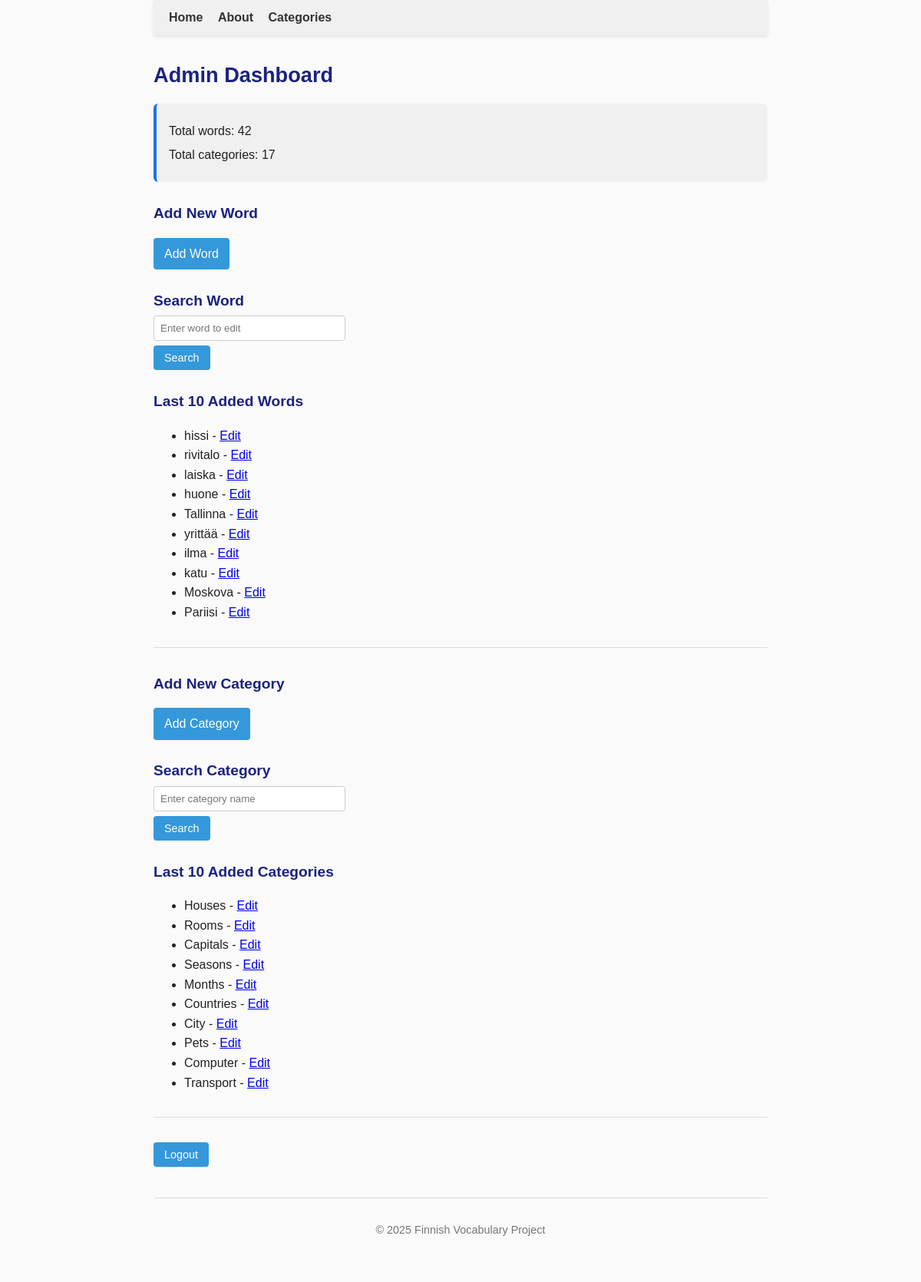
Before: /admin (signed in) with the older database file.
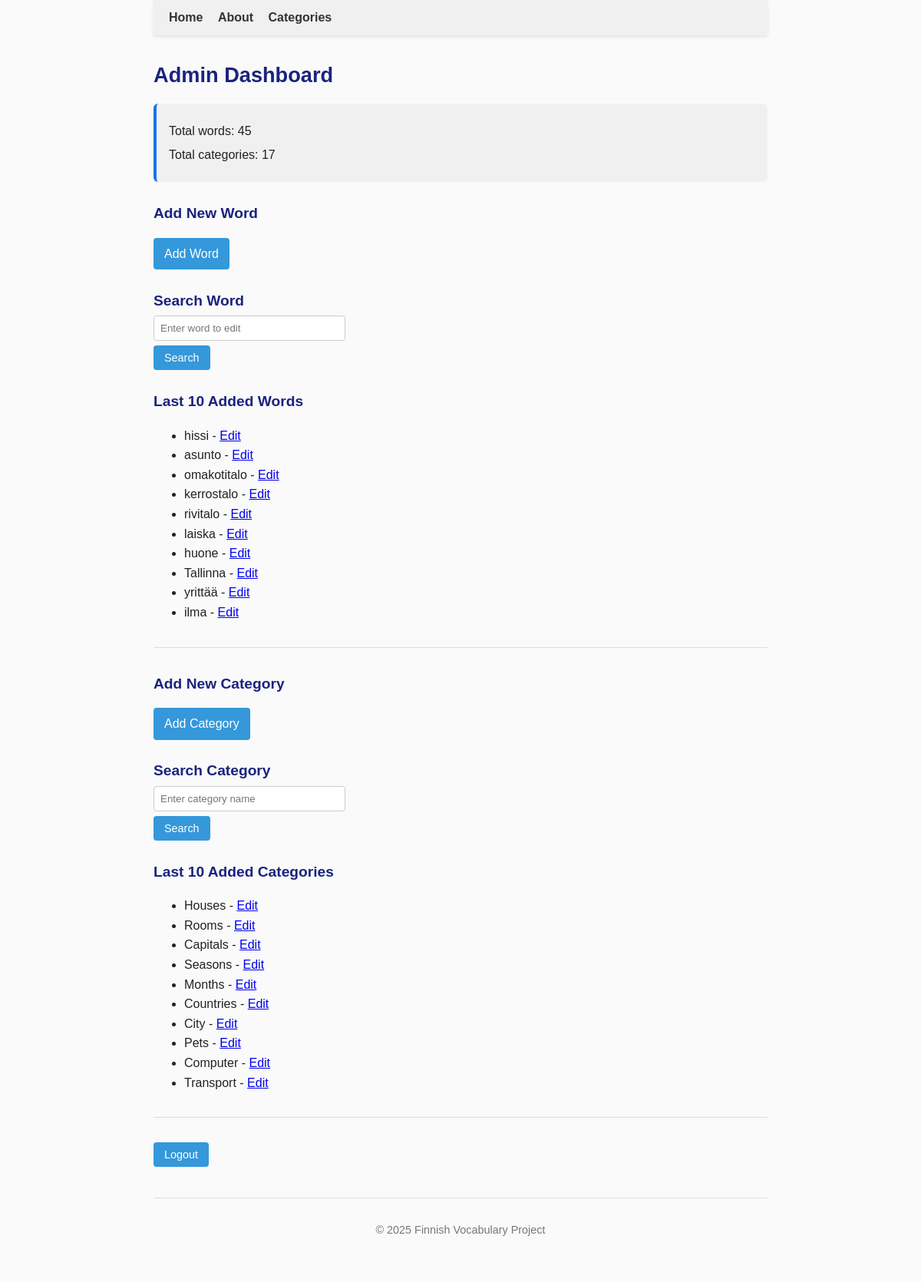
After: the same page with the newer database file.
### tables this page shows
CREATE TABLE words (
        id INTEGER PRIMARY KEY,
        word TEXT UNIQUE NOT NULL,
        pos_id INTEGER REFERENCES parts_of_speech(id)
    , created_at TEXT, updated_at TEXT, language_code TEXT DEFAULT 'fi');

CREATE TABLE categories (
    id INTEGER PRIMARY KEY,
    name TEXT NOT NULL UNIQUE,
    parent_id INTEGER REFERENCES categories(id)
, description TEXT);

### app.py (the view)
@app.route("/admin")
@admin_required
def admin_dashboard():
    conn = sqlite3.connect("finnish.db")
    conn.row_factory = sqlite3.Row
    cur = conn.cursor()
    cur.execute("SELECT COUNT(*) as count FROM words")
    total_words = cur.fetchone()["count"]
    cur.execute("SELECT COUNT(*) as count FROM categories")
    total_categories = cur.fetchone()["count"]
    cur.execute("SELECT word, id FROM words ORDER BY id DESC LIMIT 10")
    recent_words = cur.fetchall()
    cur.execute("SELECT name, id FROM categories ORDER BY id DESC LIMIT 10")
    recent_categories = cur.fetchall()
    conn.close()
    return render_template(
        "admin_dashboard.html",
        total_words=total_words,
        total_categories=total_categories,
        recent_words=recent_words,
        recent_categories=recent_categories
    )

### app.py (called while the page is built)
def admin_required(f):
    @wraps(f)
    def decorated_function(*args, **kwargs):
        if not session.get('admin_logged_in'):
            flash("Admin login required.", "warning")
            return redirect(url_for('login'))
        return f(*args, **kwargs)
    return decorated_function

### templates/admin_dashboard.html
{% extends "base.html" %}
{% block content %}
<h2>Admin Dashboard</h2>
<div class="admin-summary">
    <p>Total words: {{ total_words }}</p>
    <p>Total categories: {{ total_categories }}</p>
</div>
<h4>Add New Word</h4>
<p>
    <a href="{{ url_for('admin_add_word') }}" class="admin-btn">Add Word</a>
</p>
<h4>Search Word</h4>
<form method="get" action="{{ url_for('admin_edit_word_search') }}">
    <input type="text" name="word_query" placeholder="Enter word to edit" class="admin-input" required>
    <button type="submit" class="admin-btn">Search</button>
</form>
<h4>Last 10 Added Words</h4>
<ul>
    {% for w in recent_words %}
        <li>
            {{ w['word'] }} -
            <a href="{{ url_for('admin_edit_word', word_id=w['id']) }}">Edit</a>
        </li>
    {% endfor %}
</ul>
<hr>
<h4>Add New Category</h4>
<p>
    <a href="{{ url_for('admin_add_category') }}" class="admin-btn">Add Category</a>
</p>
<h4>Search Category</h4>
<form method="get" action="{{ url_for('admin_search_category') }}">
    <input type="text" name="query" placeholder="Enter category name" class="admin-input">
    <button type="submit" class="admin-btn">Search</button>
</form>
<h4>Last 10 Added Categories</h4>
<ul>
    {% for c in recent_categories %}
        <li>
            {{ c['name'] }} -
            <a href="{{ url_for('admin_edit_category', category_id=c['id']) }}">Edit</a>
        </li>
    {% endfor %}
</ul>
<hr>
<form method="get" action="{{ url_for('logout') }}">
    <button type="submit" class="admin-btn">Logout</button>
</form>
{% endblock %}

### templates/base.html (shortened to what this page needs)
<!DOCTYPE html>
<html lang="en">
<head>
    <link rel="stylesheet" href="{{ url_for('static', filename='style.css') }}">
</head>
<body>
    <header>
        <nav>
            <a href="{{ url_for('home') }}">Home</a>
            <a href="{{ url_for('about') }}">About</a>
            <a href="{{ url_for('categories') }}">Categories</a>
        </nav>
    </header>
    <main>
        {% block content %}{% endblock %}
    </main>
    <footer>
        <p>&copy; 2025 Finnish Vocabulary Project</p>
    </footer>
</body>
</html>

### static/style.css (style rules this page uses)
body { font-family: Arial, sans-serif; max-width: 800px; margin: 0 auto; line-height: 1.6; color: #222; background-color: #fafafa; padding: 0 20px 40px 20px; }
header { background-color: #f0f0f0; padding: 10px 20px; margin-bottom: 30px; box-shadow: 0 2px 4px rgba(0, 0, 0, 0.1); }
nav { max-width: 800px; margin: auto; }
nav a { text-decoration: none; color: #333; margin-right: 15px; font-weight: bold; }
main { max-width: 800px; margin: auto; }
h2 { font-size: 1.7em; color: #1a237e; margin-bottom: 0.2em; }
h4 { font-size: 1.2em; color: #1a237e; margin-bottom: 0.2em; }
footer { text-align: center; padding: 15px; margin-top: 40px; font-size: 0.9em; color: #777; border-top: 1px solid #ddd; }
hr { border: none; border-top: 1px solid #ddd; margin: 2em 0; }
.admin-summary { margin: 1em 0; padding: 1em; background-color: #f0f0f0; border-left: 4px solid #1a73e8; border-radius: 6px; }
.admin-summary p { margin: 0.4em 0; }
button { background-color: #1a73e8; color: white; border: none; padding: 5px 10px; border-radius: 4px; cursor: pointer; font-size: 0.9em; transition: background-color 0.2s; }
.admin-input, .admin-select { width: 100%; padding: 6px 8px; border: 1px solid #ccc; border-radius: 4px; box-sizing: border-box; margin-bottom: 0.5em; }
.admin-btn { background-color: #3498db; color: white; border: none; border-radius: 4px; padding: 8px 14px; text-decoration: none; cursor: pointer; font-weight: 500; display: inline-block; transition: background-color 0.2s; }
.admin-input { padding: 8px; width: 250px; border-radius: 4px; border: 1px solid #ccc; display: block; margin-bottom: 6px; }

Changed rows visible on the page:
no longer on this page (row unchanged): words: word "katu"
no longer on this page (row unchanged): words: word "Moskova"
no longer on this page (row unchanged): words: word "Pariisi"
added words: word "asunto"
added words: word "omakotitalo"
added words: word "kerrostalo"
Other visible differences:
{{ total_words }}: "42" → "45"
